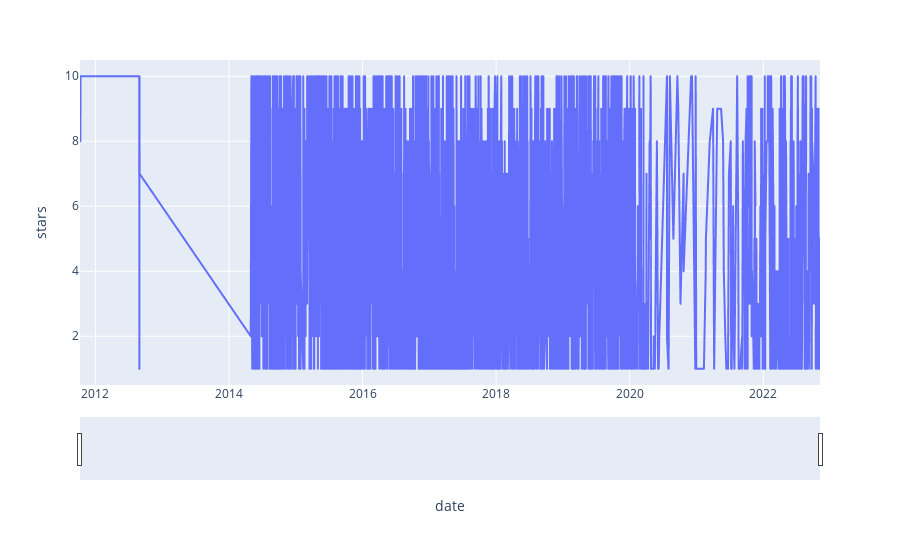

Source (notebook cell):
### Code cell
fig = px.line(df, x='date', y="stars")
fig.update_xaxes(rangeslider_visible=True)
fig.show()

### Figure 1 — Plotly figure (JSON) as saved in the notebook; plotly's stock layout.template omitted (floating-point values rounded to 4 significant figures; data arrays with more than 128 entries replaced by an {"elided": "..."} marker saying what was removed)
{"data": [{"hovertemplate": "date=%{x}<br>stars=%{y}<extra></extra>", "legendgroup": "", "line": {"color": "#636efa", "dash": "solid"}, "marker": {"symbol": "circle"}, "mode": "lines", "name": "", "showlegend": false, "type": "scattergl", "x": {"elided": "3411 str values"}, "xaxis": "x", "y": {"elided": "3411 int values"}, "yaxis": "y"}], "layout": {"autosize": true, "legend": {"tracegroupgap": 0}, "margin": {"t": 60}, "xaxis": {"anchor": "y", "autorange": false, "domain": [0, 1], "range": ["2011-10-09", "2022-11-07 00:00:07"], "rangeslider": {"autorange": true, "range": ["2011-10-09", "2022-11-07 00:00:07"], "visible": true, "yaxis": {"_template": null, "rangemode": "match"}}, "title": {"text": "date"}, "type": "date"}, "yaxis": {"anchor": "x", "autorange": true, "domain": [0, 1], "range": [0.5, 10.5], "title": {"text": "stars"}, "type": "linear"}}}
